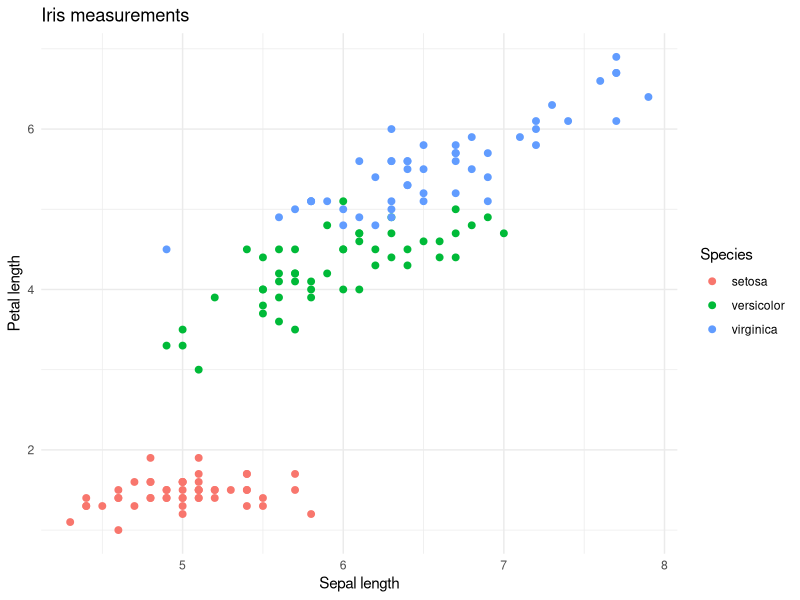

Write R code to recreate this figure.
## ---- chunk 1
knitr::opts_chunk$set(echo = TRUE, message = FALSE, warning = FALSE,
                      fig.width = 7, fig.height = 5)
set.seed(42)
library(dplyr)
library(ggplot2)
## ---- chunk 2
head(iris)
summary(iris)
## ---- chunk 3
species_summary <- iris |>
  group_by(Species) |>
  summarise(
    n = n(),
    mean_petal_length = mean(Petal.Length),
    sd_petal_length = sd(Petal.Length),
    .groups = "drop"
  )
knitr::kable(
  species_summary,
  digits = 2,
  caption = "Summary of petal length by species"
)
## ---- chunk 4
ggplot(iris, aes(Sepal.Length, Petal.Length, color = Species)) +
  geom_point(size = 2) +
  labs(title = "Iris measurements",
       x = "Sepal length", y = "Petal length") +
  theme_minimal()
## ---- chunk 5
fit <- lm(Petal.Length ~ Sepal.Length + Species, data = iris)
summary(fit)
## ---- chunk 6
sessionInfo()
